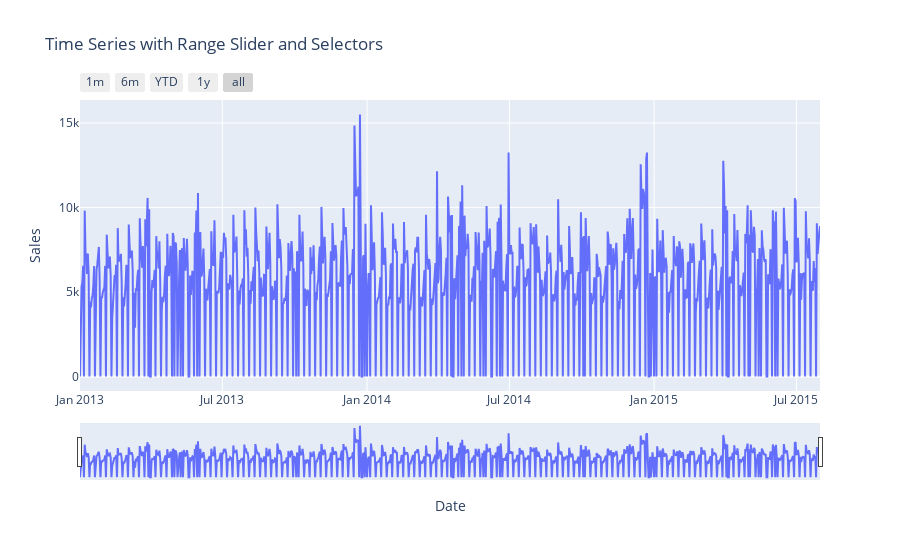

Notebook source saved alongside this figure:
### Code cell
fig = px.line(seasonal_grouped_by_date, x='Date', y='Sales',
              title='Time Series with Range Slider and Selectors')

fig.update_xaxes(
    rangeslider_visible=True,
    rangeselector=dict(
        buttons=list([
            dict(count=1, label="1m", step="month", stepmode="backward"),
            dict(count=6, label="6m", step="month", stepmode="backward"),
            dict(count=1, label="YTD", step="year", stepmode="todate"),
            dict(count=1, label="1y", step="year", stepmode="backward"),
            dict(step="all")
        ])
    )
)
fig.show()

### Figure 1 — Plotly figure (JSON) as saved in the notebook; plotly's stock layout.template omitted (floating-point values rounded to 4 significant figures; data arrays with more than 128 entries replaced by an {"elided": "..."} marker saying what was removed)
{"data": [{"hovertemplate": "Date=%{x}<br>Sales=%{y}<extra></extra>", "legendgroup": "", "line": {"color": "#636efa", "dash": "solid"}, "marker": {"symbol": "circle"}, "mode": "lines", "name": "", "orientation": "v", "showlegend": false, "type": "scatter", "x": {"elided": "942 str values"}, "xaxis": "x", "y": {"elided": "942 int values"}, "yaxis": "y"}], "layout": {"legend": {"tracegroupgap": 0}, "title": {"text": "Time Series with Range Slider and Selectors"}, "xaxis": {"anchor": "y", "domain": [0, 1], "rangeselector": {"buttons": [{"count": 1, "label": "1m", "step": "month", "stepmode": "backward"}, {"count": 6, "label": "6m", "step": "month", "stepmode": "backward"}, {"count": 1, "label": "YTD", "step": "year", "stepmode": "todate"}, {"count": 1, "label": "1y", "step": "year", "stepmode": "backward"}, {"step": "all"}]}, "rangeslider": {"visible": true}, "title": {"text": "Date"}}, "yaxis": {"anchor": "x", "domain": [0, 1], "title": {"text": "Sales"}}}}
